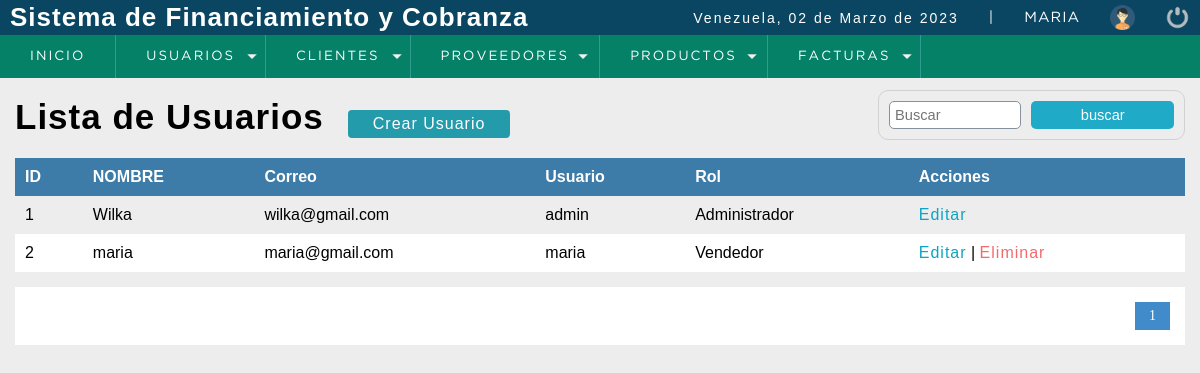
The page /sistema/lista_usuarios.php (signed in) on the database its author committed.
### tables this page shows
CREATE TABLE `usuario` (
  `idusuario` int(11) NOT NULL,
  `nombre` varchar(50) DEFAULT NULL,
  `correo` varchar(100) DEFAULT NULL,
  `usuario` varchar(15) DEFAULT NULL,
  `clave` varchar(100) DEFAULT NULL,
  `rol` int(11) DEFAULT NULL,
  `estatus` int(11) NOT NULL DEFAULT '1'
);

CREATE TABLE `rol` (
  `idrol` int(11) NOT NULL,
  `rol` varchar(20) DEFAULT NULL
);

### sistema/lista_usuarios.php (the view, shortened to what this page needs)
<?php
	include "../conexion.php";
?>
<!DOCTYPE html>
<html lang="es">
<head>
	<?php include "includes/scripts.php" ?>
</head>
<body>
	<?php include "includes/header.php"; ?>
	<section id="container">
		<h1>Lista de Usuarios</h1>
		<a href="registro_usuario.php" class="btn_new">Crear Usuario</a>
		<form action="buscar_usuario.php" method="get" class="form_search ">
			<input type="text" name="busqueda" id="busqueda" placeholder="Buscar">
			<input type="submit" value="buscar" class="btn_search">
		</form>
		<table>
			<tr>
			<th>ID</th>
			<th>NOMBRE</th>
			<th>Correo</th>
			<th>Usuario</th>
			<th>Rol</th>
			<th>Acciones</th>
			</tr>
<?php
		$sql_registe = mysqli_query($conection, "SELECT COUNT(*) as total_registro FROM usuario WHERE estatus = 1");
		$result_register = mysqli_fetch_array($sql_registe);
		$total_registro = $result_register['total_registro'];
		$por_pagina = 5;
		if (empty($_GET['pagina'])) {
			$pagina = 1;
		}else{
			$pagina = $_GET['pagina'];
		}
		$desde = ($pagina-1) * $por_pagina;
		$total_paginas = ceil($total_registro / $por_pagina);
	$query = mysqli_query($conection,"SELECT u.idusuario, u.nombre, u.correo, u.usuario, r.rol FROM usuario u INNER JOIN rol r ON u.rol = r.idrol WHERE estatus = 1 ORDER BY u.idusuario ASC LIMIT $desde,$por_pagina");
	$result = mysqli_num_rows($query);
	if ($result > 0) {
		while ($data = mysqli_fetch_array($query)) {
			?>
			<tr>
				<td><?php echo $data['idusuario']; ?></td>
				<td><?php echo $data['nombre']; ?></td>
				<td><?php echo $data['correo']; ?></td>
				<td><?php echo $data['usuario']; ?></td>
				<td><?php echo $data['rol']; ?></td>
				<td>
					<a class="link_edit" href="editar_usuario.php?id=<?php echo $data['idusuario'];?>">Editar</a>
					<?php
						if ($data['idusuario'] != 1) {
					 ?>
					|
					<a class="link_delete" href="eliminar_confirmar_usuario.php?id=<?php echo $data['idusuario'];?>">Eliminar</a>
					<?php
				}
					 ?>
				</td>
			</tr>
<?php
		}
	}
?>
		</table>
		<div class="paginador">
			<ul>
				<?php
				for ($i=1; $i <= $total_paginas; $i++) {
				if ($i == $pagina) {
					echo '<li class="pageSeleted">'.$i.'</li>';
				}else{
					echo '<li><a href="?pagina='.$i.'">'.$i.'</a></li>';
				}
					}
				 ?>
			</ul>
		</div>
	</section>
</body>
</html>

### sistema/css/style.css (style rules this page uses)
* { margin: 0; padding: 0; box-sizing: border-box; }
body { background: #ededed; }
h1, h2, h3, h4, h5, h6 { font-family: 'arial'; font-weight: bold; letter-spacing: 1px; }
h1 { font-size: 26px; }
a { text-decoration: none; font-family: arial; letter-spacing: 1px; }
#container { padding: 90px 15px 15px; }

### sistema/css/form.css (style rules this page uses)
form { background: #fff; margin: auto; padding: 20px 50px; border: 1px solid #d1d1d1; }
input,select { display: block; width: 100%; font-size: 11pt; padding: 5px; border: 1px solid #85929e; border-radius: 5px; }

### sistema/css/lista_usuarios.css (style rules this page uses)
#container h1 { font-size: 35px; display: inline-block; }
.btn_new { display: inline-block; background: #239baa; color: #fff; padding: 5px 25px; border-radius: 4px; margin: 20px; }
table { border-collapse: collapse; font-size: 12pt; font-family: 'Arial'; width: 100%; }
table th { text-align: left; padding: 10px; background: #3d7ba8; color: #fff; }
table tr:nth-child(odd) { background: #fff; }
table td { padding: 10px; }
.link_edit { color: #0ca4c3; }
.link_delete { color: #f26b6b; }

### sistema/css/paginador.css (style rules this page uses)
.paginador ul { padding: 15px; list-style: none; background: #fff; margin-top: 15px; display: flex; justify-content: flex-end; }
.paginador a, .pageSeleted { color: #428bca; border: 1px solid #ddd; padding: 5px; display: inline-block; font-size: 14px; text-align: center; width: 35px; }
.pageSeleted { color: #fff; background: #428bca; border: 1px solid #428bca; }

### sistema/css/buscador.css (style rules this page uses)
.form_search { display: flex; float: right; background: initial; padding: 10px; border-radius: 10px; }
.form_search .btn_search { background: #1faac8; color: #fff; padding: 0 15px; border: 0; cursor: pointer; margin-left: 10px; }

### rows shown on the page
usuario: idusuario "1", nombre "Wilka", correo "wilka@gmail.com", usuario "admin", rol.rol "Administrador"
usuario: idusuario "2", nombre "maria", correo "maria@gmail.com", usuario "maria", rol.rol "Vendedor"

### other values the page prints
fechaC() "02 de Marzo de 2023"
$_SESSION['nombre'] "MARIA"
